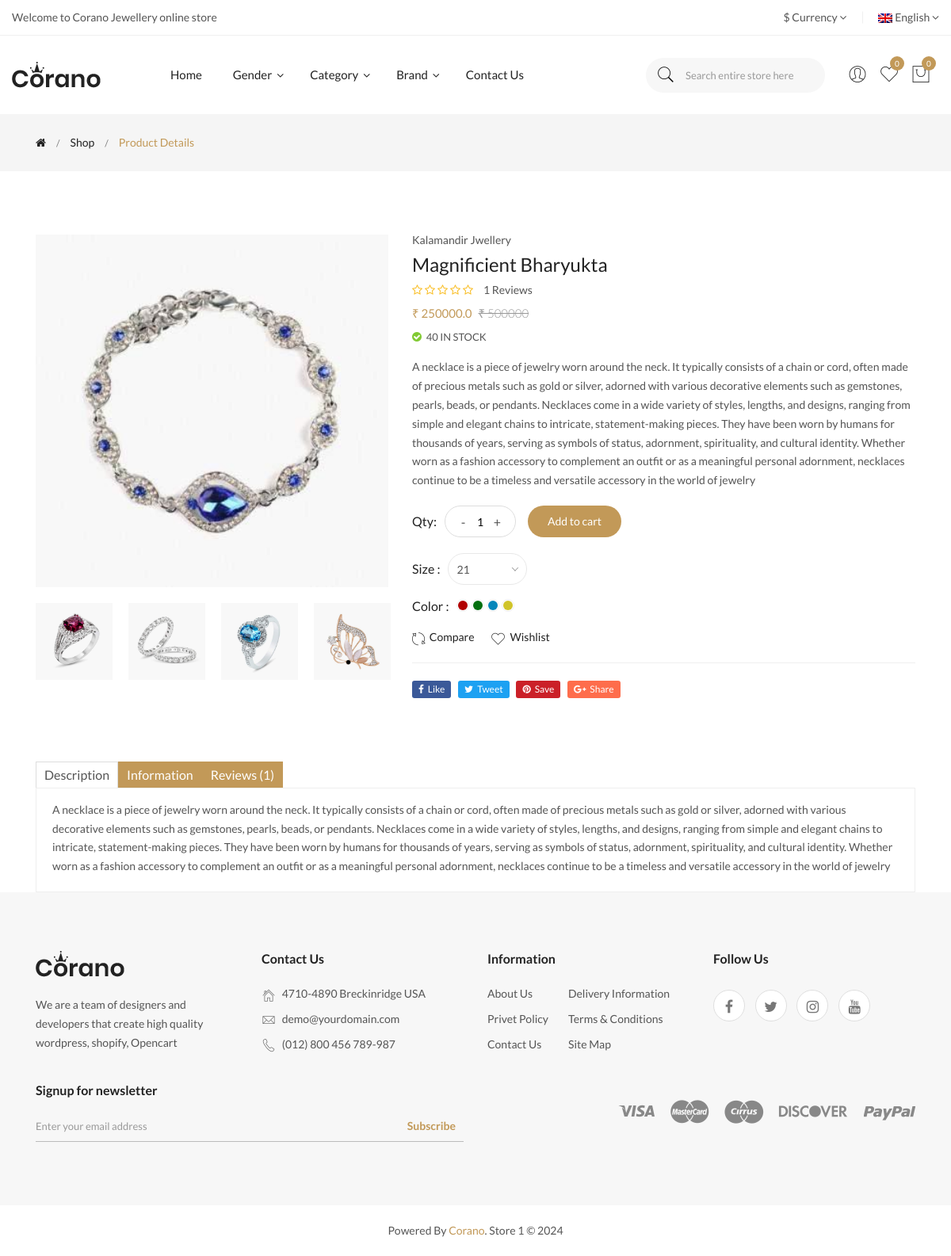
Screenshot of /product-details/b613ac97-8541-4165-8650-955d87e95822 with the database file from the repository.
### products/models.py (models this page shows)
class product_image(models.Model):
    class Meta:
        db_table = "product_image_information_tb"
    product_image_id = models.CharField(max_length= 60, primary_key=True)
    image_path = models.CharField(max_length= 100, default = True)
    product_image_is_active = models.CharField(max_length= 100, default = True)
    product_image_created_at = models.DateTimeField(auto_now_add = True)
    product_fk = models.ForeignKey(product, on_delete=models.CASCADE)

class product_brand(models.Model):
    class Meta:
        db_table = "product_brand_information_tb"
    product_brand_id = models.CharField(max_length= 60, primary_key=True)
    product_fk = models.ForeignKey(product, on_delete=models.CASCADE)
    brand_fk = models.ForeignKey(brand, on_delete=models.CASCADE)

class brand(models.Model):
    class Meta:
        db_table = "Brand_information_tb"
    brand_id = models.CharField(max_length= 60, primary_key=True)
    brand_name = models.CharField(max_length= 100,blank=True, null=True, default= None)
    brand_is_active = models.CharField(max_length= 100, default = True)
    brand_created_at = models.DateTimeField(auto_now_add = True)

class product(models.Model):
    class Meta:
        db_table = "Product_information_tb"
    product_id = models.CharField(max_length= 60, primary_key=True)
    product_name = models.CharField(max_length= 100,blank=True, null=True, default= None)
    product_description = models.CharField(max_length= 10000,blank=True, null=True, default= None)
    product_price = models.CharField(max_length= 100,blank=True, null=True, default= None)
    product_stock= models.CharField(max_length= 100,blank=True, null=True, default= None)
    product_discount = models.CharField(max_length= 100,blank=True, null=True, default= None)
    product_is_active = models.CharField(max_length= 100, default = True)
    product_created_at = models.DateTimeField(auto_now_add = True)
    product_is_featured = models.CharField(max_length= 100, default = False)
    @property
    def product_discounted_price(self):
        if self.product_discount:
            try:
                price = float(self.product_price)
                discount = float(self.product_discount)
                discounted_price = price - (price * discount / 100)
                return discounted_price
            except ValueError:
                return None
        else:
            return None

### products/views.py (the view)
# urls.py: path('product-details/<str:product_id>', views.productDetails, name='productDetailsPage'),
def productDetails(request,product_id=None):
    products_data = get_object_or_404(product, product_id=product_id)
    product_images = product_image.objects.filter(product_fk=product_id)
    product_brand_data = product_brand.objects.filter(product_fk__product_id=product_id)
    product_size_data = product_size.objects.filter(product_fk__product_id=product_id)
    color_data = product_color.objects.filter(product_fk__product_id=product_id)
    cart_data = []
    wishlist_data = []
    no_of_products_in_cart = 0
    no_of_products_in_wishlist = 0
    user_id = request.session.get('user_id')
    if user_id:
        cart_data = cart_item.objects.filter(user_fk_id=user_id)
        wishlist_data = wishlist_items.objects.all()
        no_of_products_in_cart=len(cart_data)
        no_of_products_in_wishlist=len(wishlist_data)
    context = {
        'products_data':products_data,
        'product_images':product_images,
        'product_brand_data':product_brand_data[0],
        'product_size_data':product_size_data,
        'color_data':color_data,
        'no_of_products_in_wishlist': no_of_products_in_wishlist,
        'no_of_products_in_cart':no_of_products_in_cart,
    }
    return render(request, "productDetails.html",context)

### products/templates/productDetails.html (shortened to what this page needs)
{% extends 'base.html' %}
{% load static %}
{% block body %}
<main>
    <div class="breadcrumb-area">
        <div class="container">
            <div class="row">
                <div class="col-12">
                    <div class="breadcrumb-wrap">
                        <nav aria-label="breadcrumb">
                            <ul class="breadcrumb">
                                <li class="breadcrumb-item"><a href="{% url 'homePage' %}"><i class="fa fa-home"></i></a></li>
                                <li class="breadcrumb-item"><a href="{% url 'shopPage' %}">shop</a></li>
                                <li class="breadcrumb-item active" aria-current="page">product details</li>
                            </ul>
                        </nav>
                    </div>
                </div>
            </div>
        </div>
    </div>
    <div class="shop-main-wrapper section-padding pb-0">
        <div class="container">
            <div class="row">
                <div class="col-lg-12 order-1 order-lg-2">
                    <div class="product-details-inner">
                        <div class="row">
                            <div class="col-lg-5">
                                <div class="product-large-slider">
                                    <div class="pro-large-img img-zoom">
                                    {% for i in product_images %}
                                        <img src="{{i.image_path}}" alt="product-image" />
                                    {% endfor %}
                                    </div>
                                </div>
                                <div class="pro-nav slick-row-10 slick-arrow-style">
                                    <div class="pro-nav-thumb">
                                        <img src="{% static 'img/product/product-details-img1.jpg' %}" alt="product-details" />
                                    </div>
                                    <div class="pro-nav-thumb">
                                        <img src="{% static 'img/product/product-details-img2.jpg' %}" alt="product-details" />
                                    </div>
                                    <div class="pro-nav-thumb">
                                        <img src="{% static 'img/product/product-details-img4.jpg' %}" alt="product-details" />
                                    </div>
                                    <div class="pro-nav-thumb">
                                        <img src="{% static 'img/product/product-details-img5.jpg' %}" alt="product-details" />
                                    </div>
                                </div>
                            </div>
                            <div class="col-lg-7">
                                <div class="product-details-des">
                                    <div class="manufacturer-name">
                                        {{product_brand_data.brand_fk.brand_name}}
                                    </div>
                                    <h3 class="product-name">{{products_data.product_name}}</h3>
                                    <div class="ratings d-flex">
                                        <span><i class="fa fa-star-o"></i></span>
                                        <span><i class="fa fa-star-o"></i></span>
                                        <span><i class="fa fa-star-o"></i></span>
                                        <span><i class="fa fa-star-o"></i></span>
                                        <span><i class="fa fa-star-o"></i></span>
                                        <div class="pro-review">
                                            <span>1 Reviews</span>
                                        </div>
                                    </div>
                                    {% if products_data.product_discounted_price %}
                                    <div class="price-box">
                                        <span class="price-regular">₹ {{ products_data.product_discounted_price }}</span>
                                        <span class="price-old"><del>₹ {{products_data.product_price}}</del></span>
                                    </div>
                                    {%else %}
                                    <div class="price-box">
                                        <span class="price-regular">₹ {{ products_data.product_price }}</span>
                                    </div>
                                    {% endif %}
                                    <div class="availability">
                                        <i class="fa fa-check-circle"></i>
                                        <span>{{ products_data.product_stock }} in stock</span>
                                    </div>
                                    <p class="pro-desc">{{ products_data.product_description }}</p>
                                    <div class="quantity-cart-box d-flex align-items-center">
                                        <h6 class="option-title">qty:</h6>
                                        <div class="quantity">
                                            <div class="pro-qty"><input type="text" value="1"></div>
                                        </div>
                                        <div class="action_link">
                                            <a class="btn btn-cart2" href="{% url 'addToCartPage' product_id=products_data.product_id %}">Add to cart</a>
                                        </div>
                                    </div>
                                    <div class="pro-size">
                                        <h6 class="option-title">size :</h6>
                                    </div>
                                    <div class="color-option">
                                        <h6 class="option-title">color :</h6>
                                        <ul class="color-categories">
                                            <li>
                                                <a class="c-red" href="#" title="Red" style="background-color:rgb(177, 1, 1)"></a>
                                            </li>
                                            <li>
                                                <a class="c-green" href="#" title="Green" style="background-color:rgb(3, 111, 15)"></a>
                                            </li>
                                            <li>
                                                <a class="c-blue" href="#" title="Blue" style="background-color:rgb(4, 134, 186)"></a>
                                            </li>
                                            <li>
                                                <a class="c-yellow" href="#" title="Yellow" style="background-color:rgb(208, 196, 41)"></a>
                                            </li>
                                        </ul>
                                    </div>
                                    <div class="useful-links">
                                        <a href="{% url 'comparePage' %}" data-toggle="tooltip" title="Compare"><i
                                                class="pe-7s-refresh-2"></i>compare</a>
                                        <a href="{% url 'addToWishlistPage' product_id=products_data.product_id %}" data-toggle="tooltip" title="Wishlist"><i
                                                class="pe-7s-like"></i>wishlist</a>
                                    </div>
                                    <div class="like-icon">
                                        <a class="facebook" href="#"><i class="fa fa-facebook"></i>like</a>
                                        <a class="twitter" href="#"><i class="fa fa-twitter"></i>tweet</a>
                                        <a class="pinterest" href="#"><i class="fa fa-pinterest"></i>save</a>
                                        <a class="google" href="#"><i class="fa fa-google-plus"></i>share</a>
                                    </div>
                                </div>
                            </div>
                        </div>
                    </div>
                    <div class="product-details-reviews section-padding pb-0">
                        <div class="row">
                            <div class="col-lg-12">
                                <div class="product-review-info">
                                    <ul class="nav review-tab">
                                        <li>
                                            <a class="active" data-toggle="tab" href="#tab_one">description</a>
                                        </li>
                                        <li>
                                            <a data-toggle="tab" href="#tab_two">information</a>
                                        </li>
                                        <li>
                                            <a data-toggle="tab" href="#tab_three">reviews (1)</a>
                                        </li>
                                    </ul>
                                    <div class="tab-content reviews-tab">
                                        <div class="tab-pane fade show active" id="tab_one">
                                            <div class="tab-one">
                                                <p>{{ products_data.product_description }}</p>
                                            </div>
                                        </div>
                                    </div>
                                </div>
                            </div>
                        </div>
                    </div>
                </div>
            </div>
        </div>
    </div>
</main>
{% endblock body %}

### rows the page displays
product_image: image_path (picture)
product_brand: brand_fk.brand_name "Kalamandir Jwellery"
product: product_name "Magnificient Bharyukta", product_discounted_price "250000.0", product_price "500000", product_stock "40", product_description "A necklace is a piece of jewelry worn around the neck. It typically consists of a chain or cord, often made of precious metals such as gold or silver, adorned with various decorative elements such as gemstones, pearls, beads, or pendants. Necklaces come in a wide variety of styles, lengths, and designs, ranging from simple and elegant chains to intricate, statement-making pieces. They have been worn by humans for thousands of years, serving as symbols of status, adornment, spirituality, and cultural identity. Whether worn as a fashion accessory to complement an outfit or as a meaningful personal adornment, necklaces continue to be a timeless and versatile accessory in the world of jewelry"

### other values shown
{{ no_of_products_in_wishlist }} "0"
{{ no_of_products_in_cart }} "0"
